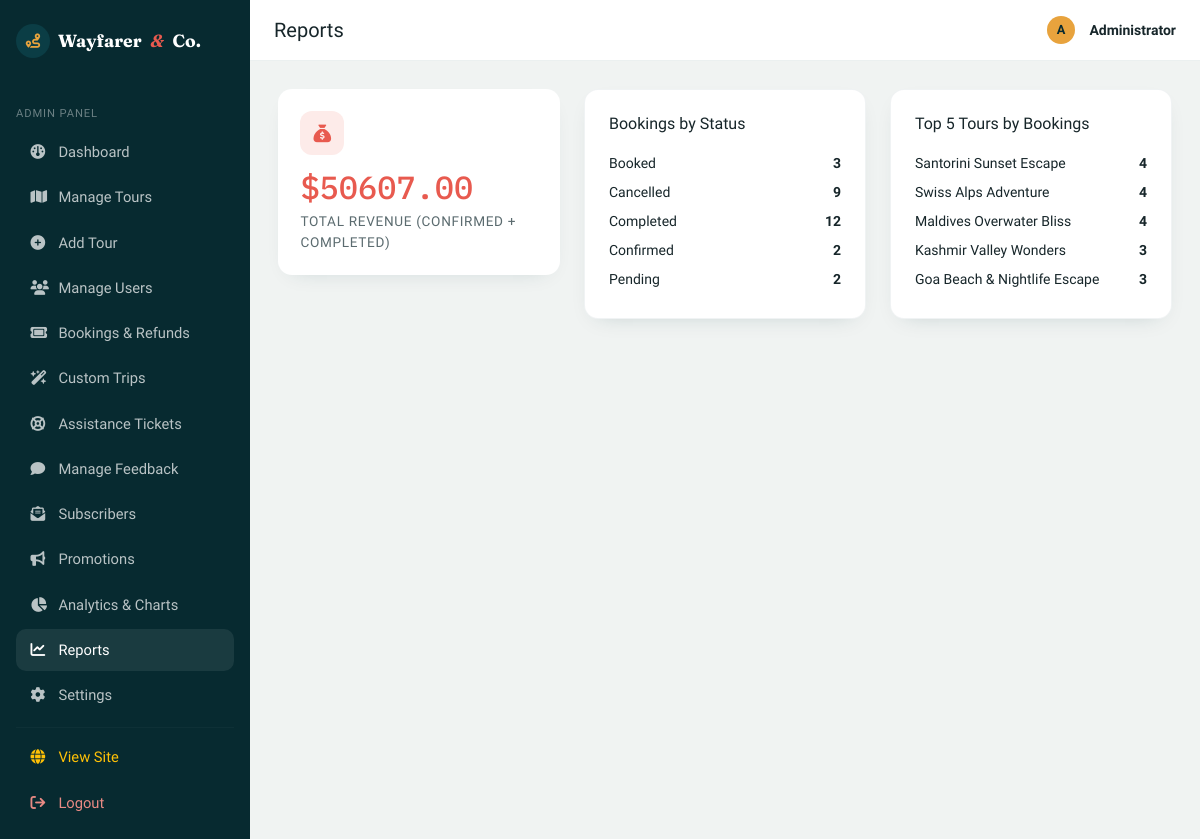
The page /admin/reports (signed in) on the database its author committed.
### models/booking.py (models this page shows, shortened)
class Booking(db.Model):
    __tablename__ = "bookings"
    id = db.Column(db.Integer, primary_key=True)
    reference = db.Column(db.String(20), unique=True, nullable=False, default=_generate_reference)
    user_id = db.Column(db.Integer, db.ForeignKey("users.id"), nullable=False)
    tour_id = db.Column(db.Integer, db.ForeignKey("tours.id"), nullable=False)
    travel_date = db.Column(db.Date, nullable=False)
    adults = db.Column(db.Integer, nullable=False, default=1)
    children = db.Column(db.Integer, nullable=False, default=0)
    contact_number = db.Column(db.String(20), nullable=True)
    special_requests = db.Column(db.Text, nullable=True)
    total_amount = db.Column(db.Float, nullable=False, default=0.0)
    discount_amount = db.Column(db.Float, nullable=False, default=0.0)
    coupon_code = db.Column(db.String(30), nullable=True)
    has_insurance = db.Column(db.Boolean, default=False, nullable=False)
    hotel_tier = db.Column(db.String(30), default="Standard", nullable=False)
    status = db.Column(db.String(20), nullable=False, default="Booked")
    refund_amount = db.Column(db.Float, default=0.0, nullable=False)
    refund_status = db.Column(db.String(30), default="None", nullable=False)  # 'None', 'Refund Requested', 'Pending Refund', 'Refunded', 'Ineligible'
    refund_reason = db.Column(db.Text, nullable=True)
    admin_refund_note = db.Column(db.Text, nullable=True)
    created_at = db.Column(db.DateTime, default=datetime.utcnow)

### models/tour.py (models this page shows, shortened)
class Tour(db.Model):
    __tablename__ = "tours"
    id = db.Column(db.Integer, primary_key=True)
    name = db.Column(db.String(150), nullable=False)
    destination = db.Column(db.String(100), nullable=False, index=True)
    category = db.Column(db.String(50), nullable=False, default="General")
    description = db.Column(db.Text, nullable=False, default="")
    itinerary = db.Column(db.Text, nullable=True)
    duration = db.Column(db.String(50), nullable=False, default="")  # e.g. "5 Days / 4 Nights"
    price = db.Column(db.Float, nullable=False, default=0.0)
    child_price = db.Column(db.Float, nullable=False, default=0.0)
    available_seats = db.Column(db.Integer, nullable=False, default=0)
    start_date = db.Column(db.Date, nullable=True)
    end_date = db.Column(db.Date, nullable=True)
    image_url = db.Column(db.String(400), nullable=True)
    included = db.Column(db.Text, nullable=True)
    excluded = db.Column(db.Text, nullable=True)
    rating = db.Column(db.Float, nullable=False, default=4.5)
    difficulty = db.Column(db.String(30), nullable=False, default="Easy")  # Easy, Moderate, Challenging, Expedition
    season = db.Column(db.String(30), nullable=False, default="All Year")   # Spring, Summer, Autumn, Winter, All Year
    tags = db.Column(db.String(200), nullable=True, default="Popular, Recommended")  # Comma separated
    latitude = db.Column(db.Float, nullable=True, default=46.8182)
    longitude = db.Column(db.Float, nullable=True, default=8.2275)
    max_seats = db.Column(db.Integer, nullable=False, default=30)
    is_active = db.Column(db.Boolean, default=True, nullable=False)
    created_at = db.Column(db.DateTime, default=datetime.utcnow)
    bookings = db.relationship("Booking", backref="tour", lazy=True)
    feedbacks = db.relationship("Feedback", backref="tour", lazy=True)
    favorited_by = db.relationship("Favorite", backref="tour", lazy=True)

### routes/admin.py (the view)
@admin_bp.route("/reports")
@admin_required
def reports():
    total_revenue = (
        db.session.query(db.func.coalesce(db.func.sum(Booking.total_amount), 0))
        .filter(Booking.status.in_(["Confirmed", "Completed"]))
        .scalar()
    )
    top_tours = (
        db.session.query(Tour.name, db.func.count(Booking.id).label("count"))
        .join(Booking, Booking.tour_id == Tour.id)
        .group_by(Tour.id)
        .order_by(db.func.count(Booking.id).desc())
        .limit(5)
        .all()
    )
    bookings_by_status = (
        db.session.query(Booking.status, db.func.count(Booking.id))
        .group_by(Booking.status)
        .all()
    )
    return render_template(
        "admin/reports.html",
        total_revenue=total_revenue,
        top_tours=top_tours,
        bookings_by_status=bookings_by_status,
    )

### models/user.py (called while the page is built)
    def is_admin(self):
        return self.role == "admin"

### routes/main.py (called while the page is built)
@main_bp.app_context_processor
def inject_globals():
    from flask import session
    security_mode = session.get("security_mode", "ON")
    return {
        "current_user": get_current_user(),
        "security_mode": security_mode
    }

### routes/utils.py (called while the page is built)
def get_current_user():
    user_id = session.get("user_id")
    if not user_id:
        return None
    return db.session.get(User, user_id)

def admin_required(view_func):
    @wraps(view_func)
    def wrapped(*args, **kwargs):
        if not session.get("admin_id"):
            log_security_event("ADMIN_UNAUTHORIZED", f"Unauthorized attempt to access admin route {request.path}.")
            flash("Please log in as an administrator.", "warning")
            return redirect(url_for("admin.login"))
        admin = db.session.get(User, session["admin_id"])
        if admin is None or not admin.is_admin() or not admin.is_active:
            log_security_event("ADMIN_SESSION_INVALID", f"Invalid admin session for user {session.get('admin_id')}.")
            session.pop("admin_id", None)
            flash("Admin session invalid. Please log in again.", "danger")
            return redirect(url_for("admin.login"))
        return view_func(*args, **kwargs)
    return wrapped

### templates/admin/reports.html (shortened to what this page needs)
{% extends "admin/base_admin.html" %}
{% set active = 'reports' %}
{% block page_title %}Reports{% endblock %}
{% block admin_content %}
<div class="row g-4">
    <div class="col-lg-4">
        <div class="wf-kpi-card">
            <div class="wf-kpi-icon mb-2" style="background: rgba(232,90,79,0.12); color: var(--wf-coral);"><i class="fa-solid fa-sack-dollar"></i></div>
            <div class="wf-stat-num">${{ '%.2f'|format(total_revenue) }}</div>
            <div class="wf-stat-label">Total Revenue (Confirmed + Completed)</div>
        </div>
    </div>
    <div class="col-lg-4">
        <div class="wf-panel p-4 h-100">
            <h6 class="mb-3">Bookings by Status</h6>
            {% for status, count in bookings_by_status %}
            <div class="d-flex justify-content-between py-1 small">
                <span>{{ status }}</span>
                <span class="fw-semibold">{{ count }}</span>
            </div>
            {% endfor %}
        </div>
    </div>
    <div class="col-lg-4">
        <div class="wf-panel p-4 h-100">
            <h6 class="mb-3">Top 5 Tours by Bookings</h6>
            {% for name, count in top_tours %}
            <div class="d-flex justify-content-between py-1 small">
                <span>{{ name }}</span>
                <span class="fw-semibold">{{ count }}</span>
            </div>
            {% else %}
            <p class="text-muted small mb-0">No booking data yet.</p>
            {% endfor %}
        </div>
    </div>
</div>
{% endblock %}

### static/css/style.css (style rules this page uses)
:root { --wf-navy: #0B3D45; --wf-navy-deep: #072A30; --wf-amber: #E8A33D; --wf-sand: #F4EDE1; --wf-sand-dark: #E9DFCE; --wf-coral: #E85A4F; --wf-palm: #3F7D5C; --wf-ink: #17262A; --wf-white: #FFFFFF; --wf-font-display: 'Fraunces', serif; --wf-font-body: 'Work Sans', sans-serif; --wf-font-mono: 'IBM Plex Mono', monospace; --wf-radius: 14px; --wf-radius-lg: 22px; --wf-shadow: 0 12px 30px -14px rgba(11, 61, 69, 0.35); }
* { box-sizing: border-box; }
html { scroll-behavior: smooth; }
body { font-family: var(--wf-font-body); color: var(--wf-ink); background-color: var(--wf-sand); -webkit-font-smoothing: antialiased; }
.wf-panel { background: var(--wf-white); border-radius: var(--wf-radius); box-shadow: 0 8px 22px -14px rgba(11, 61, 69, 0.25); border: 1px solid rgba(11,61,69,0.06); }
.wf-stat-num { font-family: var(--wf-font-mono); font-size: 2rem; font-weight: 500; color: var(--wf-coral); }
.wf-stat-label { font-size: 0.85rem; color: #5b6b6f; text-transform: uppercase; letter-spacing: 0.05em; }
.wf-admin-body { background: #F0F3F2; min-height: 100vh; }
.wf-kpi-card { background: var(--wf-white); border-radius: var(--wf-radius); padding: 1.4rem; box-shadow: 0 8px 22px -14px rgba(11,61,69,0.2); }
.wf-kpi-icon { width: 44px; height: 44px; border-radius: 12px; display: inline-flex; align-items: center; justify-content: center; font-size: 1.1rem; }

### rows shown on the page
Booking: status "Booked", adults "3"
Booking: status "Cancelled", tour "9"
Tour: name "Santorini Sunset Escape", count "4"
Tour: name "Swiss Alps Adventure", count "4"
Tour: name "Maldives Overwater Bliss", count "4"
Tour: name "Kashmir Valley Wonders", count "3"
Tour: name "Goa Beach & Nightlife Escape", count "3"

### other values the page prints
{{ '%.2f'|format(total_revenue) }} "50607.00"
{{ status }} "Completed" "Confirmed" "Pending"
{{ count }} "12" "2" "2"
